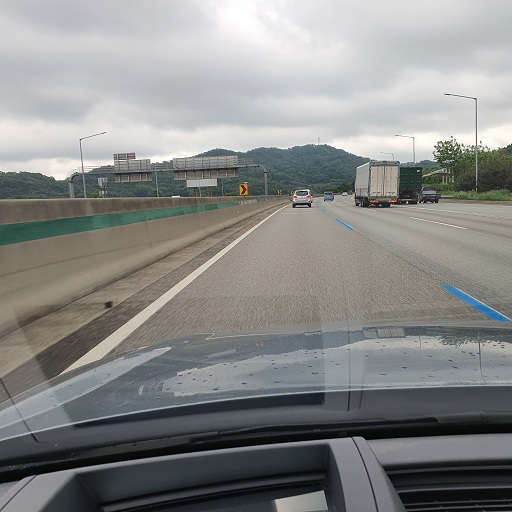
#> input picture 차선 감지 소스/express.jpg, 512 x 512 px
$ python '20 lane_express_NT.py'
#> lines starting #> are read from the running program, lines starting #| are printed output that depends on the picture; after the words box and inside, x2 and y2 are one past the last pixel; in counts of white or black regions, pixels touching at a corner belong together
### 차선 감지 소스/doImage.py
import numpy as np
import cv2 as cv
from matplotlib import pyplot as plt
# import matplotlib.pyplot as plt


def myShow(title,  img):
    cv.imshow(title, img)
    key = cv.waitKey(0)
    if key & 0xFF == 27:
        cv.destroyAllWindows()
        exit(0)
    elif key == ord('d') or key == ord('D'):
        cv.destroyWindow(title)
    elif key == ord('s') or key == ord('S'):
        cv.imgwrite(title+".jpg", img)
        cv.destroyWindow(title)
    else:
        pass


# [15 lines left out: functions myPltShow, myDrawLine, not called in this run]

### 차선 감지 소스/20 lane_express_NT.py
'''
Gray ->  Canny -> ROI -> HoughLine -> Angle of Lines -> Average Lines
-> Detecting & displaying the lane -> Topview of the lane

'''
import cv2 as cv
import numpy as np
from doImage import *
from math import *

fileName = 'express'

img = cv.imread(fileName+'.jpg')
#> img is the input picture: shape (512, 512, 3); mean B, G, R 136.5, 137.8, 137.1

# Gray
imgGray = cv.imread(fileName+'.jpg', 0)
#> imgGray: shape (512, 512); min 0, max 255, mean 137.4
imgRoi = np.zeros((img.shape[0], img.shape[1], 1), np.uint8)
imgOut = np.zeros(img.shape, np.uint8)

# Region Of Interest
syROI = 209
eyROI = 317
pointRoi = np.array([[261, 209], [0, 317], [510, 317],
                    [340, 209]], np.int32)  # ROI
cv.fillConvexPoly(imgRoi, pointRoi, 255)
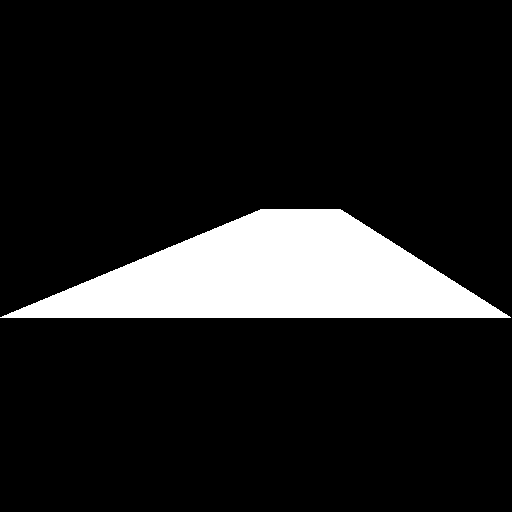
#> imgRoi: shape (512, 512, 1); 12.3% white; 1 white region, box (x1, y1, x2, y2) and area: (0, 209, 511, 318) 32317
imgRoiDisp = cv.addWeighted(imgGray, 0.8, imgRoi, 0.2, 0)
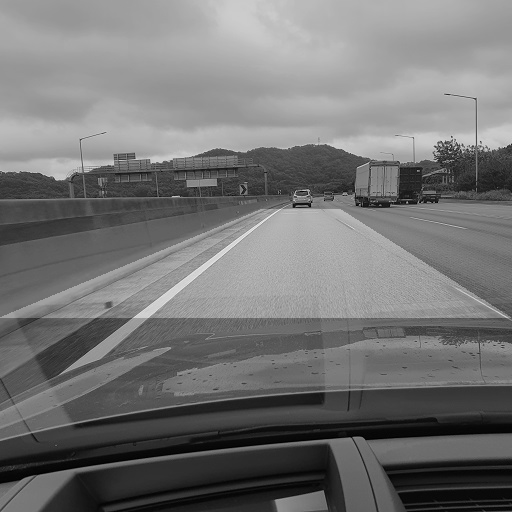
#> imgRoiDisp: shape (512, 512); min 0, max 236, mean 116.2
myShow(fileName+'_Roi', imgRoiDisp)
#> (key Esc is pressed here)
#> (the program exits here)

$ run again, with 차선 감지 소스/curved.jpg copied over 차선 감지 소스/express.jpg
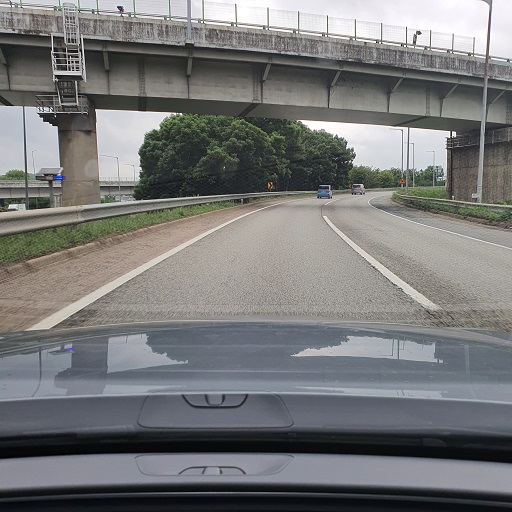
#> input picture 차선 감지 소스/curved.jpg, 512 x 512 px
#> img is the input picture: shape (512, 512, 3); mean B, G, R 120.1, 120, 119.5
#> imgRoi: shape (512, 512, 1); 12.3% white; 1 white region, box (x1, y1, x2, y2) and area: (0, 209, 511, 318) 32317
#> `imgRoiDisp = cv.addWeighted(imgGray, 0.8, imgRoi, 0.2, 0)`:
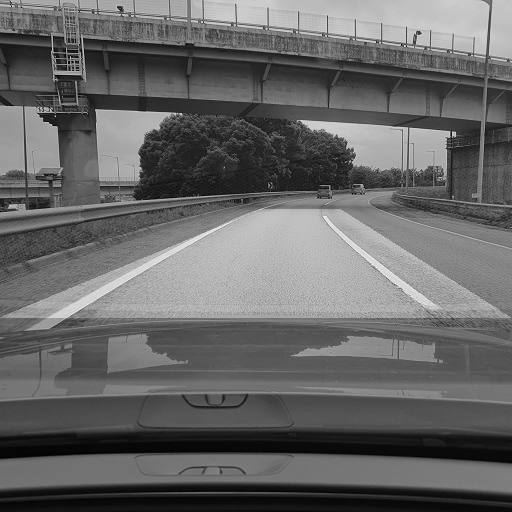
#> imgRoiDisp: shape (512, 512); min 0, max 245, mean 102.2

$ run again, with 차선 감지 소스/curved22.jpg copied over 차선 감지 소스/express.jpg
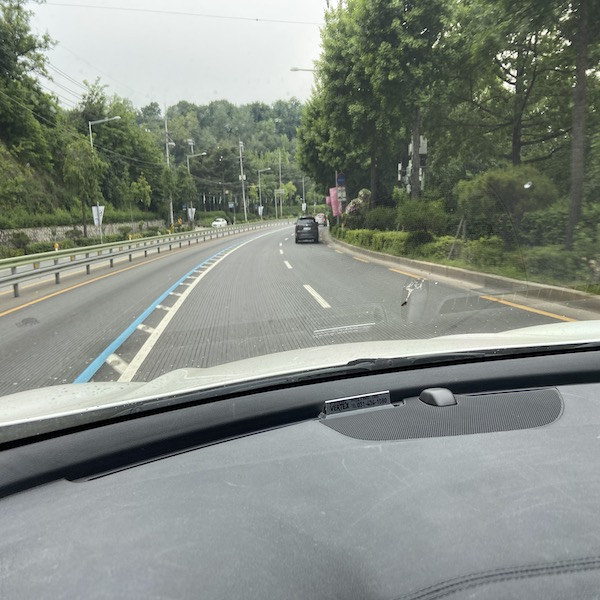
#> input picture 차선 감지 소스/curved22.jpg, 600 x 600 px
#> img is the input picture: shape (600, 600, 3); mean B, G, R 130.8, 138.6, 132.3
#> `cv.fillConvexPoly(imgRoi, pointRoi, 255)`:
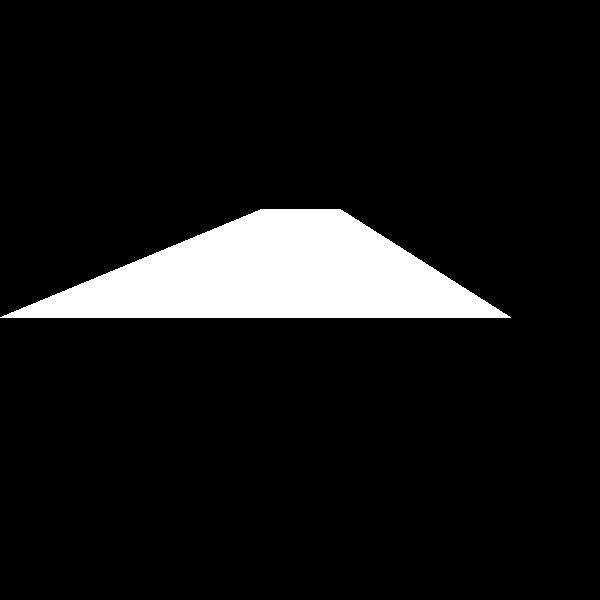
#> imgRoi: shape (600, 600, 1); 9% white; 1 white region, box (x1, y1, x2, y2) and area: (0, 209, 511, 318) 32317
#> `imgRoiDisp = cv.addWeighted(imgGray, 0.8, imgRoi, 0.2, 0)`:
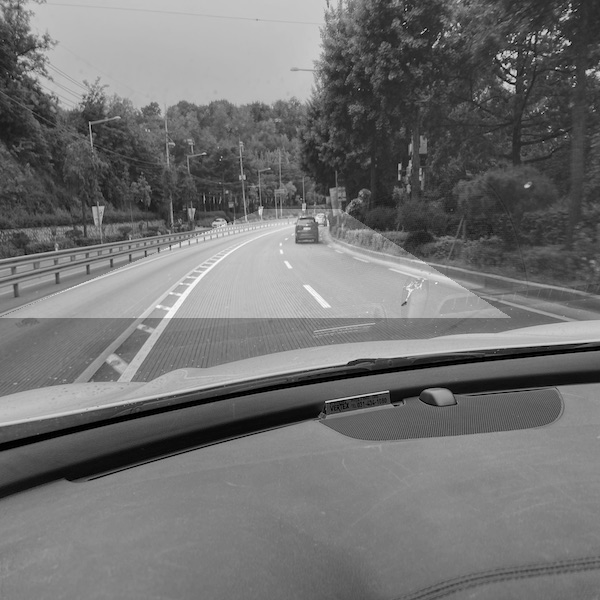
#> imgRoiDisp: shape (600, 600); min 0, max 253, mean 113.3

$ run again, with 차선 감지 소스/free22.jpg copied over 차선 감지 소스/express.jpg
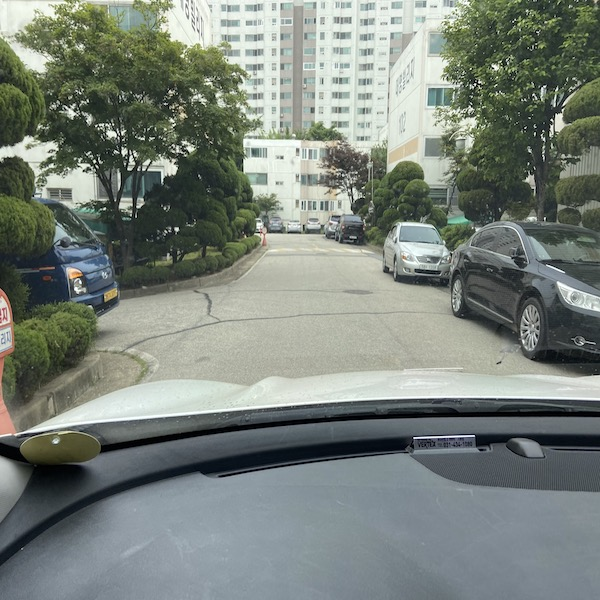
#> input picture 차선 감지 소스/free22.jpg, 600 x 600 px
#> img is the input picture: shape (600, 600, 3); mean B, G, R 122.7, 130.3, 122.2
#> `cv.fillConvexPoly(imgRoi, pointRoi, 255)`:
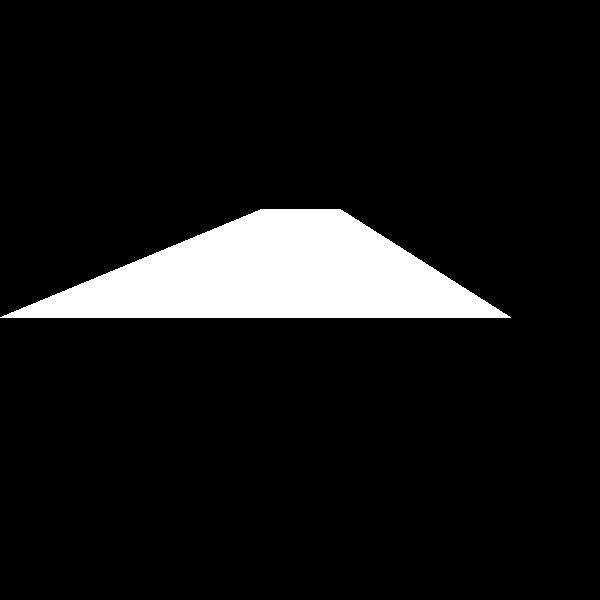
#> imgRoi: shape (600, 600, 1); 9% white; 1 white region, box (x1, y1, x2, y2) and area: (0, 209, 511, 318) 32317
#> `imgRoiDisp = cv.addWeighted(imgGray, 0.8, imgRoi, 0.2, 0)`:
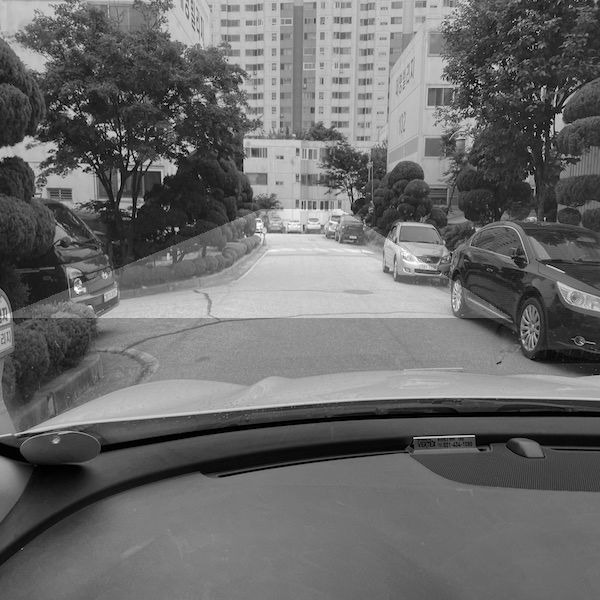
#> imgRoiDisp: shape (600, 600); min 0, max 255, mean 106.2
